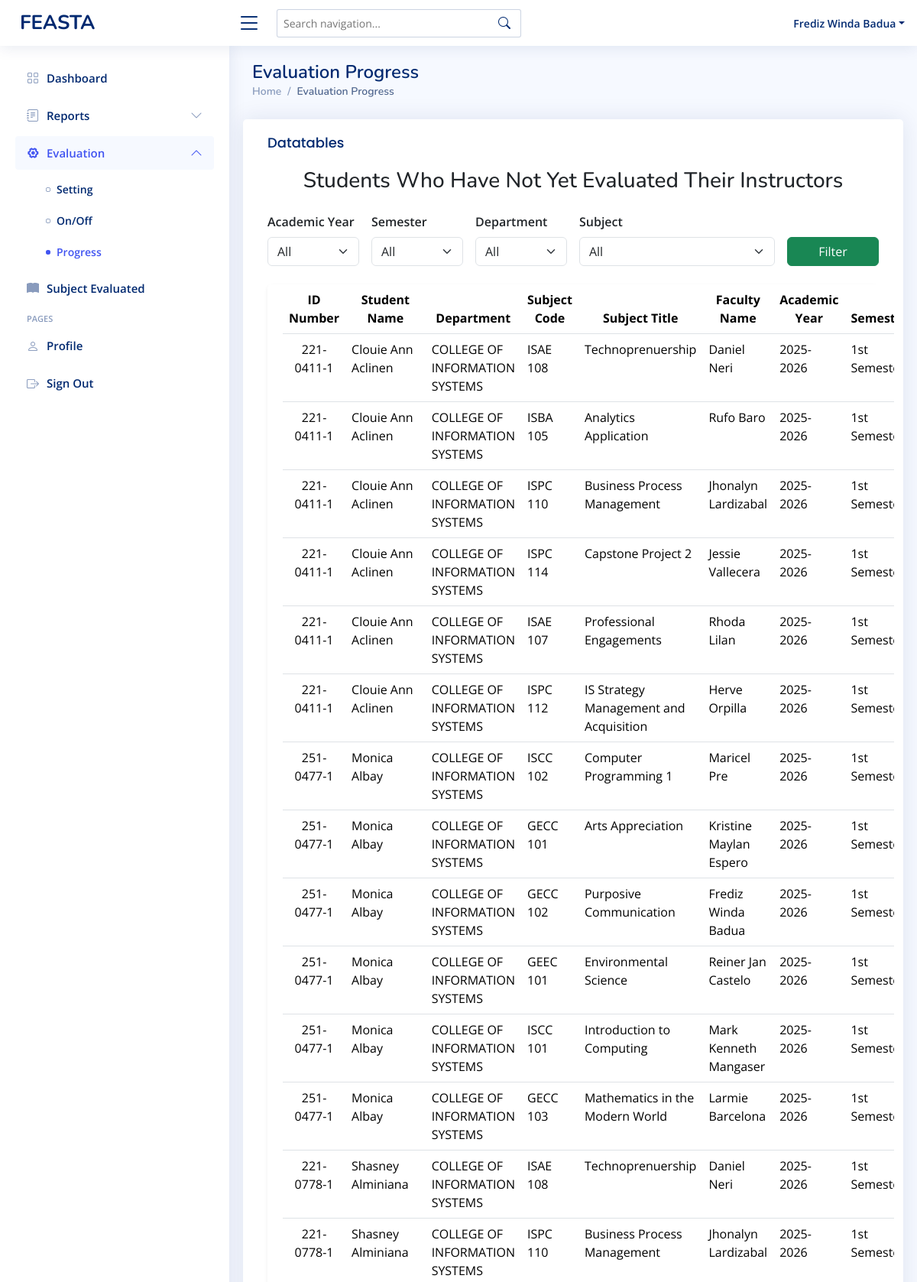
Page /superadmin-evaluationprogress.php (signed in, upper part) on the committed database.
### tables this page shows
CREATE TABLE `student_subject` (
  `idnumber` int(11) NOT NULL,
  `student_id` varchar(11) NOT NULL,
  `subject_code` varchar(11) NOT NULL,
  `academic_year` varchar(9) DEFAULT NULL,
  `semester` varchar(20) DEFAULT NULL,
  `faculty_id` varchar(11) DEFAULT NULL,
  `admin_id` varchar(50) DEFAULT NULL
);

CREATE TABLE `student` (
  `idnumber` varchar(11) NOT NULL,
  `first_name` varchar(50) NOT NULL,
  `mid_name` varchar(50) NOT NULL,
  `last_name` varchar(50) NOT NULL,
  `password` varchar(255) NOT NULL,
  `department` varchar(255) NOT NULL,
  `program` varchar(255) DEFAULT NULL,
  `section` varchar(11) NOT NULL,
  `role` varchar(50) NOT NULL DEFAULT 'student'
);

CREATE TABLE `subject` (
  `idnumber` int(11) NOT NULL,
  `code` varchar(11) NOT NULL,
  `title` varchar(255) NOT NULL,
  `faculty_id` varchar(11) DEFAULT NULL,
  `admin_id` varchar(11) DEFAULT NULL,
  `department` varchar(255) DEFAULT NULL,
  `program` varchar(255) DEFAULT NULL
);

### superadmin-evaluationprogress.php (the view, shortened to what this page needs)
<?php
include 'conn/conn.php';
$department = isset($_GET['department']) && $_GET['department'] !== 'All' ? mysqli_real_escape_string($conn, $_GET['department']) : null;
$sql = " SELECT
    s.idnumber AS student_id,
    CONCAT(s.first_name, ' ', s.last_name) AS student_name,
    s.department AS student_department,
    subj.code AS subject_code,
    subj.title AS subject_title,
    f.idnumber AS faculty_id,
    CONCAT(f.first_name, ' ', f.last_name) AS faculty_name,
    ss.academic_year,
    ss.semester
FROM student_subject ss
INNER JOIN student s ON s.idnumber = ss.student_id
INNER JOIN subject subj ON subj.code = ss.subject_code
INNER JOIN faculty f ON f.idnumber = ss.faculty_id
LEFT JOIN evaluation e
    ON e.student_id = ss.student_id
    AND e.faculty_id = ss.faculty_id
    AND e.subject_code = ss.subject_code
    AND e.academic_year = ss.academic_year
    AND e.semester = ss.semester
WHERE e.id IS NULL  /* ❗ means student has not yet evaluated */ ";
$sql .= " ORDER BY s.last_name, s.first_name ASC";
$result = mysqli_query($conn, $sql);
?>
<!DOCTYPE html>
<html lang="en">
<head>
  <?php include 'head.php' ?>
</head>
<body>
  <?php include 'superadmin-header.php' ?>
  <?php include 'superadmin-sidebar.php' ?>
  <main id="main" class="main">
    <section class="section dashboard">
      <div class="row">
        <div class="pagetitle">
          <h1>Evaluation Progress</h1>
          <nav>
            <ol class="breadcrumb">
              <li class="breadcrumb-item"><a href="superadmin-dashboard.php">Home</a></li>
              <li class="breadcrumb-item active">Evaluation Progress</li>
            </ol>
          </nav>
        </div>
        <div class="card">
          <div class="card-body table-responsive">
            <h5 class="card-title">Datatables</h5>
            <h3 class="mb-4 text-center">Students Who Have Not Yet Evaluated Their Instructors</h3>
            <form method="get" class="row g-3 mb-4">
              <div class="col-md-2">
                <label for="year" class="form-label fw-semibold">Academic Year</label>
                <select class="form-select" name="year" id="year">
                  <option value="All">All</option>
                </select>
              </div>
              <div class="col-md-2">
                <label for="semester" class="form-label fw-semibold">Semester</label>
                <select class="form-select" name="semester" id="semester">
                  <option value="All">All</option>
                </select>
              </div>
              <div class="col-md-2">
                <label for="department" class="form-label fw-semibold">Department</label>
                <select class="form-select" name="department" id="department">
                  <option value="All">All</option>
                </select>
              </div>
              <div class="col-md-4">
                <label for="subject" class="form-label fw-semibold">Subject</label>
                <select class="form-select" name="subject" id="subject">
                  <option value="All">All</option>
                </select>
              </div>
              <div class="col-md-2 d-flex align-items-end">
                <button type="submit" class="btn btn-success w-100">Filter</button>
              </div>
            </form>
            <div class="card shadow-sm">
              <div class="card-body">
                <table class="table datatable">
                  <thead class="table text-center">
                    <tr>
                      <th>ID Number</th>
                      <th>Student Name</th>
                      <th>Department</th>
                      <th>Subject Code</th>
                      <th>Subject Title</th>
                      <th>Faculty Name</th>
                      <th>Academic Year</th>
                      <th>Semester</th>
                    </tr>
                  </thead>
                  <tbody>
                    <?php
                    if (mysqli_num_rows($result) > 0) {
                      while ($row = mysqli_fetch_assoc($result)) {
                        echo "<tr>
                                <td class='text-center'>{$row['student_id']}</td>
                                <td>{$row['student_name']}</td>
                                <td>{$row['student_department']}</td>
                                <td>{$row['subject_code']}</td>
                                <td>{$row['subject_title']}</td>
                                <td>{$row['faculty_name']}</td>
                                <td>{$row['academic_year']}</td>
                                <td>{$row['semester']}</td>
                                <td class='text-danger fw-bold text-center'>Not Evaluated</td>
                            </tr>";
                      }
                    } else {
                      echo "<tr><td colspan='9' class='text-center text-muted'>All students in {$department} have completed their evaluations.</td></tr>";
                    }
                    ?>
                  </tbody>
                </table>
              </div>
            </div>
          </div>
        </div>
      </div>
    </section>
  </main>
</body>
</html>

### head.php (shortened to what this page needs)
<link href="vendors/bootstrap/css/bootstrap.min.css" rel="stylesheet">
<link href="vendors/bootstrap-icons/bootstrap-icons.css" rel="stylesheet">
<link href="vendors/boxicons/css/boxicons.min.css" rel="stylesheet">
<link href="vendors/quill/quill.snow.css" rel="stylesheet">
<link href="vendors/quill/quill.bubble.css" rel="stylesheet">
<link href="vendors/remixicon/remixicon.css" rel="stylesheet">
<link href="vendors/simple-datatables/style.css" rel="stylesheet">
<link href="assets/css/style.css" rel="stylesheet">
<link rel="stylesheet" href="assets/css/select2.min.css" />
<link rel="stylesheet" href="assets/css/choices.min.css" />

### superadmin-header.php (shortened to what this page needs)
<header id="header" class="header fixed-top d-flex align-items-center">
  <div class="d-flex align-items-center justify-content-between">
    <a href="superadmin-dashboard.php" class="logo d-flex align-items-center">
      <span class="d-none d-lg-block">FEASTA</span>
    </a>
    <i class="bi bi-list toggle-sidebar-btn"></i>
  </div>
  <div class="search-bar position-relative">
    <form class="search-form d-flex align-items-center" onsubmit="return false;">
      <input type="text" id="navSearch" placeholder="Search navigation..." autocomplete="off">
      <button type="submit" title="Search"><i class="bi bi-search"></i></button>
    </form>
  </div>
  <nav class="header-nav ms-auto">
    <ul class="d-flex align-items-center">
      <li class="nav-item dropdown pe-3 position-relative">
        <a class="nav-link nav-profile d-flex align-items-center pe-0" href="#" data-bs-toggle="dropdown">
          <span class="d-none d-md-block dropdown-toggle ps-2 text-capitalize"><?php echo $_SESSION['first_name'] . ' ' . $_SESSION['last_name']; ?></span>
        </a>
      </li>
    </ul>
  </nav>
</header>

### superadmin-sidebar.php (shortened to what this page needs)
<?php
$currentPage = basename($_SERVER['PHP_SELF']);
?>
<aside id="sidebar" class="sidebar">
  <ul class="sidebar-nav" id="sidebar-nav">
    <li class="nav-item">
      <a class="nav-link <?= $currentPage == 'superadmin-dashboard.php' ? '' : 'collapsed' ?>"
        href="superadmin-dashboard.php">
        <i class="bi bi-grid"></i>
        <span>Dashboard</span>
      </a>
    </li>
    <li class="nav-item">
      <?php $reportsPages = ['superadmin-individualreport.php', 'superadmin-acknowledgementreport.php', 'superadmin-overallreport-set.php', 'superadmin-overallreport-sef.php', 'superadmin-overallreport.php', 'superadmin-pastrecords.php']; ?>
      <a class="nav-link <?= in_array($currentPage, $reportsPages) ? '' : 'collapsed' ?>"
        data-bs-target="#reports" data-bs-toggle="collapse" href="#">
        <i class="bi bi-journal-text"></i><span>Reports</span><i class="bi bi-chevron-down ms-auto"></i>
      </a>
    </li>
    <?php $evalPages = ['superadmin-evaluationsetting.php', 'superadmin-evaluationswitch.php', 'superadmin-evaluationprogress.php']; ?>
    <li class="nav-item">
      <a class="nav-link <?= in_array($currentPage, $evalPages) ? '' : 'collapsed' ?>"
        data-bs-target="#evaluation" data-bs-toggle="collapse" href="#">
        <i class="ri-settings-4-line"></i><span>Evaluation</span><i class="bi bi-chevron-down ms-auto"></i>
      </a>
      <ul id="evaluation" class="nav-content collapse <?= in_array($currentPage, $evalPages) ? 'show' : '' ?>"
        data-bs-parent="#sidebar-nav">
        <li>
          <a href="superadmin-evaluationsetting.php" class="<?= $currentPage == 'superadmin-evaluationsetting.php' ? 'active' : '' ?>">
            <i class="bi bi-circle"></i><span>Setting</span>
          </a>
        </li>
        <li>
          <a href="superadmin-evaluationswitch.php" class="<?= $currentPage == 'superadmin-evaluationswitch.php' ? 'active' : '' ?>">
            <i class="bi bi-circle"></i><span>On/Off</span>
          </a>
        </li>
        <li>
          <a href="superadmin-evaluationprogress.php" class="<?= $currentPage == 'superadmin-evaluationprogress.php' ? 'active' : '' ?>">
            <i class="bi bi-circle"></i><span>Progress</span>
          </a>
        </li>
      </ul>
    </li>
    <li class="nav-item">
      <a class="nav-link <?= $currentPage == 'superadmin-evaluatedsubject.php' ? 'active' : 'collapsed' ?>"
        href="superadmin-evaluatedsubject.php">
        <i class="bi bi-book-fill"></i>
        <span>Subject Evaluated</span>
      </a>
    </li>
    <li class="nav-heading">Pages</li>
    <li class="nav-item">
      <a class="nav-link <?= $currentPage == 'superadmin-user-profile.php' ? 'active' : 'collapsed' ?>"
        href="superadmin-user-profile.php">
        <i class="bi bi-person"></i>
        <span>Profile</span>
      </a>
    </li>
    <li class="nav-item">
      <a class="nav-link collapsed" href="logout.php">
        <i class="bi bi-box-arrow-right"></i>
        <span>Sign Out</span>
      </a>
    </li>
  </ul>
</aside>

### assets/css/style.css (style rules this page uses)
:root { scroll-behavior: smooth; }
body { font-family: "Open Sans", sans-serif; background: #f6f9ff; color: #444444; }
a { color: #4154f1; text-decoration: none; }
h1, h2, h3, h4, h5, h6 { font-family: "Nunito", sans-serif; }
#main { margin-top: 60px; padding: 20px 30px; transition: all 0.3s; }
.pagetitle { margin-bottom: 10px; }
.pagetitle h1 { font-size: 24px; margin-bottom: 0; font-weight: 600; color: #012970; }
.card { margin-bottom: 30px; border: none; border-radius: 5px; box-shadow: 0px 0 30px rgba(1, 41, 112, 0.1); }
.card-title { padding: 20px 0 15px 0; font-size: 18px; font-weight: 500; color: #012970; font-family: "Poppins", sans-serif; }
.card-body { padding: 0 20px 20px 20px; }
.breadcrumb { font-size: 14px; font-family: "Nunito", sans-serif; color: #899bbd; font-weight: 600; }
.breadcrumb a { color: #899bbd; transition: 0.3s; }
.breadcrumb .breadcrumb-item::before { color: #899bbd; }
.breadcrumb .active { color: #51678f; font-weight: 600; }
.logo { line-height: 1; }
@media (min-width: 1200px) { .logo { width: 280px; } }
.logo span { font-size: 26px; font-weight: 700; color: #012970; font-family: "Nunito", sans-serif; }
.header { transition: all 0.5s; z-index: 997; height: 60px; box-shadow: 0px 2px 20px rgba(1, 41, 112, 0.1); background-color: #fff; padding-left: 20px; }
.header .toggle-sidebar-btn { font-size: 32px; padding-left: 10px; cursor: pointer; color: #012970; }
.header .search-bar { min-width: 360px; padding: 0 20px; }
.header .search-form { width: 100%; }
.header .search-form input { border: 0; font-size: 14px; color: #012970; border: 1px solid rgba(1, 41, 112, 0.2); padding: 7px 38px 7px 8px; border-radius: 3px; transition: 0.3s; width: 100%; }
.header .search-form button { border: 0; padding: 0; margin-left: -30px; background: none; }
.header .search-form button i { color: #012970; }
.header-nav ul { list-style: none; }
.header-nav>ul { margin: 0; padding: 0; }
.header-nav .nav-profile { color: #012970; }
.header-nav .nav-profile span { font-size: 14px; font-weight: 600; }
.sidebar { position: fixed; top: 60px; left: 0; bottom: 0; width: 300px; z-index: 996; transition: all 0.3s; padding: 20px; overflow-y: auto; scrollbar-width: thin; scrollbar-color: #aab7cf transparent; box-shadow: 0px 0px 20px rgba(1, 41, 112, 0.1); background-color: #fff; }
@media (min-width: 1200px) { #main, #footer { margin-left: 300px; } }
.sidebar-nav { padding: 0; margin: 0; list-style: none; }
.sidebar-nav li { padding: 0; margin: 0; list-style: none; }
.sidebar-nav .nav-item { margin-bottom: 5px; }
.sidebar-nav .nav-heading { font-size: 11px; text-transform: uppercase; color: #899bbd; font-weight: 600; margin: 10px 0 5px 15px; }
.sidebar-nav .nav-link { display: flex; align-items: center; font-size: 15px; font-weight: 600; color: #4154f1; transition: 0.3; background: #f6f9ff; padding: 10px 15px; border-radius: 4px; }
.sidebar-nav .nav-link i { font-size: 16px; margin-right: 10px; color: #4154f1; }
.sidebar-nav .nav-link.collapsed { color: #012970; background: #fff; }
.sidebar-nav .nav-link.collapsed i { color: #899bbd; }
.sidebar-nav .nav-link .bi-chevron-down { margin-right: 0; transition: transform 0.2s ease-in-out; }
.sidebar-nav .nav-link:not(.collapsed) .bi-chevron-down { transform: rotate(180deg); }
.sidebar-nav .nav-content { padding: 5px 0 0 0; margin: 0; list-style: none; }
.sidebar-nav .nav-content a { display: flex; align-items: center; font-size: 14px; font-weight: 600; color: #012970; transition: 0.3; padding: 10px 0 10px 40px; transition: 0.3s; }
.sidebar-nav .nav-content a i { font-size: 6px; margin-right: 8px; line-height: 0; border-radius: 50%; }
.sidebar-nav .nav-content a:hover, .sidebar-nav .nav-content a.active { color: #4154f1; }
.sidebar-nav .nav-content a.active i { background-color: #4154f1; }

### rows in the picture
student_subject: student.idnumber "221- 0411-1", student_name "Clouie Ann Aclinen", student.department "COLLEGE OF INFORMATION SYSTEMS", subject.code "ISAE 108", subject.title "Technoprenuership", faculty_name "Daniel Neri", academic_year "2025-2026", semester "1st…"
student_subject: student.idnumber "221- 0411-1", student_name "Clouie Ann Aclinen", student.department "COLLEGE OF INFORMATION SYSTEMS", subject.code "ISBA 105", subject.title "Analytics Application", faculty_name "Rufo Baro", academic_year "2025-2026", semester "1st…"
student_subject: student.idnumber "221- 0411-1", student_name "Clouie Ann Aclinen", student.department "COLLEGE OF INFORMATION SYSTEMS", subject.code "ISPC 110", subject.title "Business Process Management", faculty_name "Jhonalyn Lardizabal", academic_year "2025-2026", semester "1st…"
student_subject: student.idnumber "221- 0411-1", student_name "Clouie Ann Aclinen", student.department "COLLEGE OF INFORMATION SYSTEMS", subject.code "ISPC 114", subject.title "Capstone Project 2", faculty_name "Jessie Vallecera", academic_year "2025-2026", semester "1st…"
student_subject: student.idnumber "221- 0411-1", student_name "Clouie Ann Aclinen", student.department "COLLEGE OF INFORMATION SYSTEMS", subject.code "ISAE 107", subject.title "Professional Engagements", faculty_name "Rhoda Lilan", academic_year "2025-2026", semester "1st…"
student_subject: student.idnumber "221- 0411-1", student_name "Clouie Ann Aclinen", student.department "COLLEGE OF INFORMATION SYSTEMS", subject.code "ISPC 112", subject.title "IS Strategy Management and Acquisition", faculty_name "Herve Orpilla", academic_year "2025-2026", semester "1st…"
student_subject: student.idnumber "251-0477-1", student_name "Monica Albay", student.department "COLLEGE OF INFORMATION SYSTEMS", subject.code "ISCC 102", subject.title "Computer Programming 1", faculty_name "Maricel Pre", academic_year "2025-2026", semester "1st…"
student_subject: student.idnumber "251-0477-1", student_name "Monica Albay", student.department "COLLEGE OF INFORMATION SYSTEMS", subject.code "GECC 101", subject.title "Arts Appreciation", faculty_name "Kristine Maylan Espero", academic_year "2025-2026", semester "1st…"
student_subject: student.idnumber "251-0477-1", student_name "Monica Albay", student.department "COLLEGE OF INFORMATION SYSTEMS", subject.code "GECC 102", subject.title "Purposive Communication", faculty_name "Frediz Winda Badua", academic_year "2025-2026", semester "1st…"
student_subject: student.idnumber "251-0477-1", student_name "Monica Albay", student.department "COLLEGE OF INFORMATION SYSTEMS", subject.code "GEEC 101", subject.title "Environmental Science", faculty_name "Reiner Jan Castelo", academic_year "2025-2026", semester "1st…"
student_subject: student.idnumber "251-0477-1", student_name "Monica Albay", student.department "COLLEGE OF INFORMATION SYSTEMS", subject.code "ISCC 101", subject.title "Introduction to Computing", faculty_name "Mark Kenneth Mangaser", academic_year "2025-2026", semester "1st…"
student_subject: student.idnumber "251-0477-1", student_name "Monica Albay", student.department "COLLEGE OF INFORMATION SYSTEMS", subject.code "GECC 103", subject.title "Mathematics in the Modern World", faculty_name "Larmie Barcelona", academic_year "2025-2026", semester "1st…"
student_subject: student.idnumber "221-0778-1", student_name "Shasney Alminiana", student.department "COLLEGE OF INFORMATION SYSTEMS", subject.code "ISAE 108", subject.title "Technoprenuership", faculty_name "Daniel Neri", academic_year "2025-2026", semester "1st…"
student_subject: student.idnumber "221-0778-1", student_name "Shasney Alminiana", student.department "COLLEGE OF INFORMATION SYSTEMS", subject.code "ISPC 110", subject.title "Business Process Management", faculty_name "Jhonalyn Lardizabal", academic_year "2025-2026", semester "1st…"

### other values in the picture
$_SESSION['first_name'] "Frediz Winda"
$_SESSION['last_name'] "Badua"
